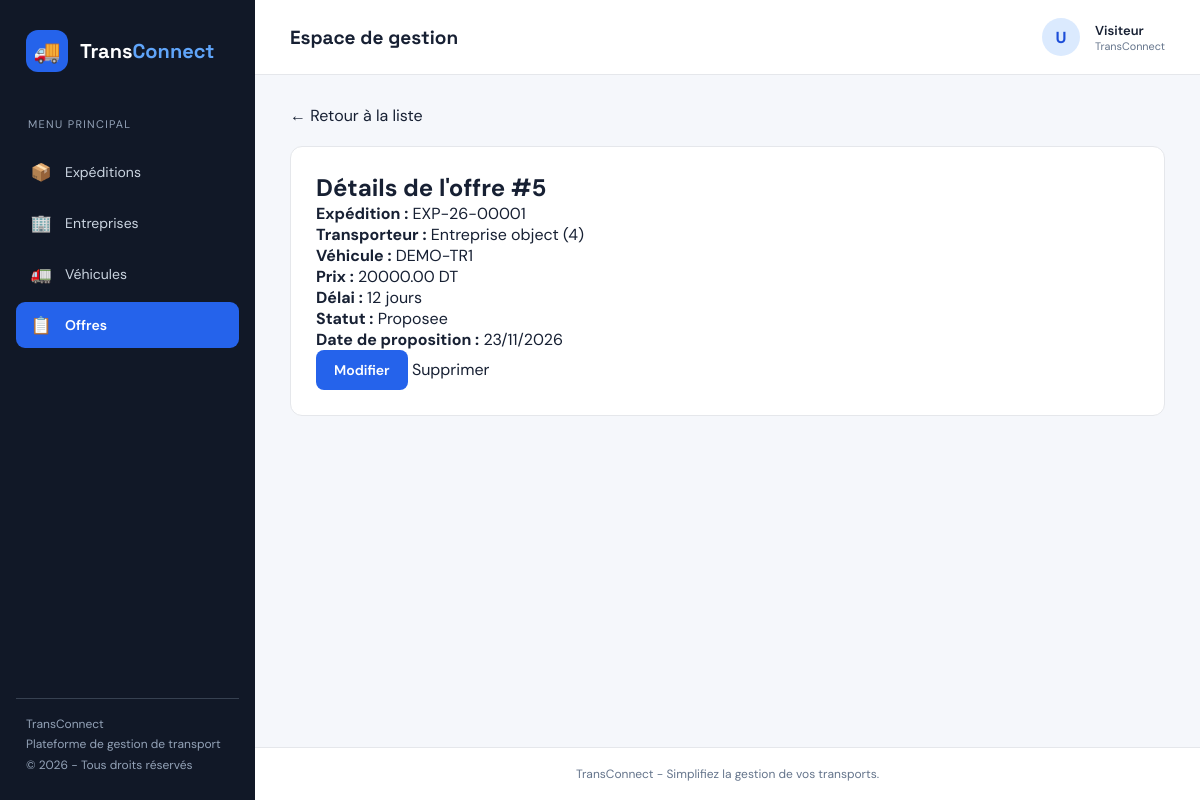
/offres/5/, run on the app's committed database.
### OffresApp/models.py (models this page shows, shortened)
class Offre(models.Model):
    STATUT_CHOICES = [
        ('proposee', 'Proposee'),
        ('acceptee', 'Acceptee'),
        ('refusee', 'Refusee'),
        ('retiree', 'Retiree'),
    ]
    prix = models.DecimalField(
        max_digits=10,
        decimal_places=2,
        validators=[MinValueValidator(Decimal('0.01'))]
    )
    delai_jours = models.PositiveIntegerField(
        validators=[MinValueValidator(1)]
    )
    statut = models.CharField(
        max_length=20,
        choices=STATUT_CHOICES,
        default='proposee'
    )
    date_proposition = models.DateField(auto_now_add=True)
    expedition = models.ForeignKey(
        'ExpeditionsApp.Expedition',
        on_delete=models.CASCADE,
        related_name='offres'
    )
    transporteur = models.ForeignKey(
        'EntreprisesApp.Entreprise',
        on_delete=models.CASCADE,
        related_name='offres'
    )
    vehicule = models.ForeignKey(
        'VehiculesApp.Vehicule',
        on_delete=models.CASCADE,
        related_name='offres'
    )
    created_at = models.DateTimeField(auto_now_add=True)
    updated_at = models.DateTimeField(auto_now=True)
    class Meta:
        constraints = [
            models.UniqueConstraint(
                fields=['expedition', 'transporteur'],
                condition=Q(statut='proposee'),
                name='unique_proposed_offer_per_company_expedition'
            )
        ]

### ExpeditionsApp/models.py (models this page shows, shortened)
class Expedition(models.Model):
    STATUT_CHOICES = [
        ('publiee', 'Publiée'),
        ('attribuee', 'Attribuée'),
        ('en_cours', 'En cours'),
        ('livree', 'Livrée'),
        ('annulee', 'Annulée'),
    ]
    reference = models.CharField(max_length=12, unique=True, editable=False)
    ville_depart = models.CharField(max_length=100)
    ville_arrivee = models.CharField(max_length=100)
    poids_kg = models.DecimalField(max_digits=10, decimal_places=2, validators=[MinValueValidator(Decimal('0.01'), message="Le poids doit etre superieur a 0.")])
    date_souhaitee = models.DateField()
    description = models.TextField(blank=True)
    statut = models.CharField(max_length=20, choices=STATUT_CHOICES, default='publiee')
    entreprise = models.ForeignKey('EntreprisesApp.Entreprise', on_delete=models.CASCADE, related_name='expeditions' )
    created_at = models.DateTimeField(auto_now_add=True)
    updated_at = models.DateTimeField(auto_now=True)

### EntreprisesApp/models.py (models this page shows)
class Entreprise(models.Model):
    raison_sociale = models.CharField(max_length=200, null=False, blank=False)
    matricule_fiscal = models.CharField(max_length=17, null=False, blank=False, unique=True, validators=[matricule_fiscal_validator])
    adresse = models.TextField(validators=[MinLengthValidator(20, "Ladresse doit contenir au moins 20 caracteres")])
    type_entreprise = models.CharField(max_length=100, choices=[('chargeur', 'Chargeur'), ('transporteur', 'Transporteur')])
    created_at = models.DateTimeField(auto_now_add=True)
    updated_at = models.DateTimeField(auto_now=True)
    gerant = models.OneToOneField(Utilisateur, on_delete=models.CASCADE, related_name='entreprise')

### VehiculesApp/models.py (models this page shows, shortened)
class Vehicule(models.Model):
    TYPE_VEHICULE_CHOICES = [
        ('camionnette', 'Camionnette'),
        ('fourgon', 'Fourgon'),
        ('camion_porteur', 'Camion porteur'),
        ('semi_remorque', 'Semi-remorque'),
    ]
    immatriculation = models.CharField(max_length=20, unique=True)
    capacite_kg = models.PositiveIntegerField(
        validators=[MinValueValidator(1, "La capacite doit etre superieure a 0 kg.")]
    )
    type_vehicule = models.CharField(max_length=30, choices=TYPE_VEHICULE_CHOICES)
    disponible = models.BooleanField(default=True)
    entreprise = models.ForeignKey(
        'EntreprisesApp.Entreprise',
        on_delete=models.CASCADE,
        related_name='vehicules'
    )
    created_at = models.DateTimeField(auto_now_add=True)
    updated_at = models.DateTimeField(auto_now=True)
    def __str__(self):
        return self.immatriculation
    created_at = models.DateTimeField(auto_now_add=True)
    updated_at = models.DateTimeField(auto_now=True)

### OffresApp/views.py (the view)
# urls.py: path('<int:pk>/', OffreDetailView.as_view(), name='detail'),
class OffreDetailView(DetailView):
    model = Offre
    template_name = 'offre/detail.html'
    context_object_name = 'offre'

### templates/offre/detail.html (shortened to what this page needs)
{% extends 'base.html' %}
{% block content %}
<div class="form-page">
    <a href="{% url 'offre:list' %}">← Retour à la liste</a>
    <div class="form-card">
        <h1>Détails de l'offre #{{ offre.pk }}</h1>
        <p><strong>Expédition :</strong>
            {{ offre.expedition.reference }}</p>
        <p><strong>Transporteur :</strong>
            {{ offre.transporteur }}</p>
        <p><strong>Véhicule :</strong>
            {{ offre.vehicule }}</p>
        <p><strong>Prix :</strong>
            {{ offre.prix }} DT</p>
        <p><strong>Délai :</strong>
            {{ offre.delai_jours }} jours</p>
        <p><strong>Statut :</strong>
            {{ offre.get_statut_display }}</p>
        <p><strong>Date de proposition :</strong>
            {{ offre.date_proposition|date:"d/m/Y" }}</p>
        <p>
            <a href="{% url 'offre:update' offre.pk %}"
               class="btn-primary">Modifier</a>
            <a href="{% url 'offre:delete' offre.pk %}">
                Supprimer
            </a>
        </p>
    </div>
</div>
{% endblock %}

### templates/base.html (style rules this page uses)
:root { --route: #2563eb; --route-dark: #1d4ed8; --background: #f5f7fb; --card: #ffffff; --line: #e5e7eb; --text: #172033; --muted: #64748b; --sidebar: #111827; --sidebar-text: #cbd5e1; --success: #15803d; --danger: #dc2626; --warning: #d97706; }
* { margin: 0; padding: 0; box-sizing: border-box; }
body { font-family: 'DM Sans', sans-serif; background: var(--background); color: var(--text); min-height: 100vh; }
a { text-decoration: none; color: inherit; }
.btn-primary { display: inline-block; background: var(--route); color: white; border: none; padding: 11px 18px; border-radius: 8px; font-family: inherit; font-size: 14px; font-weight: 600; cursor: pointer; transition: .2s; }
.form-page { max-width: 1100px; margin: 0 auto; }
.form-card { background: white; border: 1px solid var(--line); border-radius: 12px; padding: 25px; margin-top: 20px; }

### data on the page
Offre: pk "5", expedition.reference "EXP-26-00001", transporteur "Entreprise object (4)", vehicule "DEMO-TR1", prix "20000.00", delai_jours "12", statut "Proposee", date_proposition "23/11/2026"
